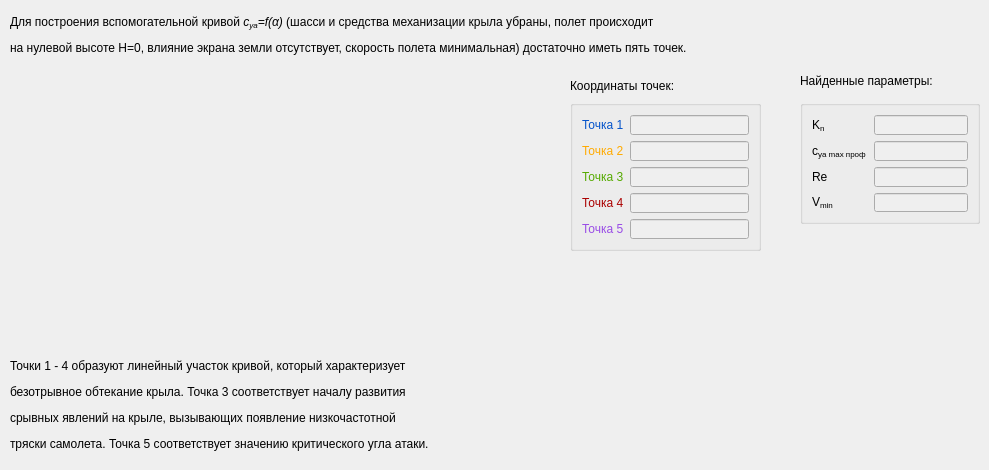
            <widget class="QWidget" name="tabHelp">
             <property name="styleSheet">
              <string notr="true">QPushButton {
background-color: #555555;
color: white;
border: none;
padding: 10px;
text-align: center;
text-decoration: none;
font-size: 14px;
}</string>
             </property>
             <attribute name="title">
              <string>Вспомогательная</string>
             </attribute>
             <widget class="QWidget" name="helpwidget" native="true">
              <property name="geometry">
               <rect>
                <x>10</x>
                <y>70</y>
                <width>541</width>
                <height>271</height>
               </rect>
              </property>
             </widget>
             <widget class="QLabel" name="label_Mkr_5">
              <property name="geometry">
               <rect>
                <x>10</x>
                <y>10</y>
                <width>821</width>
                <height>51</height>
               </rect>
              </property>
              <property name="text">
               <string>&lt;html&gt;&lt;head/&gt;&lt;body&gt;&lt;p&gt;Для построения вспомогательной кривой&lt;span style=&quot; font-style:italic;&quot;&gt; c&lt;/span&gt;&lt;span style=&quot; font-style:italic; vertical-align:sub;&quot;&gt;ya&lt;/span&gt;&lt;span style=&quot; font-style:italic;&quot;&gt;=f(α) &lt;/span&gt;(шасси и средства механизации крыла убраны, полет происходит &lt;/p&gt;&lt;p&gt;на нулевой высоте Н=0, влияние экрана земли отсутствует, скорость полета минимальная) достаточно иметь пять точек.&lt;/p&gt;&lt;/body&gt;&lt;/html&gt;</string>
              </property>
             </widget>
             <widget class="QLabel" name="label_293">
              <property name="geometry">
               <rect>
                <x>10</x>
                <y>350</y>
                <width>711</width>
                <height>111</height>
               </rect>
              </property>
              <property name="text">
               <string>&lt;html&gt;&lt;head/&gt;&lt;body&gt;&lt;p&gt;Точки 1 - 4 образуют линейный участок кривой, который характеризует&lt;/p&gt;&lt;p&gt;безотрывное обтекание крыла. Точка 3 соответствует началу развития&lt;/p&gt;&lt;p&gt;срывных явлений на крыле, вызывающих появление низкочастотной&lt;/p&gt;&lt;p&gt;тряски самолета. Точка 5 соответствует значению критического угла атаки.&lt;/p&gt;&lt;/body&gt;&lt;/html&gt;</string>
              </property>
             </widget>
             <widget class="QLabel" name="label_Mkr_2">
              <property name="geometry">
               <rect>
                <x>570</x>
                <y>70</y>
                <width>151</width>
                <height>31</height>
               </rect>
              </property>
              <property name="text">
               <string>Координаты точек:</string>
              </property>
             </widget>
             <widget class="QLabel" name="label_315">
              <property name="geometry">
               <rect>
                <x>800</x>
                <y>70</y>
                <width>161</width>
                <height>21</height>
               </rect>
              </property>
              <property name="text">
               <string>Найденные параметры:</string>
              </property>
             </widget>
             <widget class="QGroupBox" name="groupBox_18">
              <property name="geometry">
               <rect>
                <x>570</x>
                <y>100</y>
                <width>191</width>
                <height>151</height>
               </rect>
              </property>
              <property name="title">
               <string/>
              </property>
              <layout class="QGridLayout" name="gridLayout_23">
               <item row="0" column="0">
                <layout class="QGridLayout" name="gridLayout_15">
                 <item row="0" column="0">
                  <widget class="QLabel" name="label_230">
                   <property name="styleSheet">
                    <string notr="true">color: rgb(4, 83, 202);</string>
                   </property>
                   <property name="text">
                    <string>&lt;html&gt;&lt;head/&gt;&lt;body&gt;&lt;p&gt;Точка 1&lt;/p&gt;&lt;/body&gt;&lt;/html&gt;</string>
                   </property>
                  </widget>
                 </item>
                 <item row="4" column="0">
                  <widget class="QLabel" name="label_234">
                   <property name="styleSheet">
                    <string notr="true">color: rgb(153, 76, 230);</string>
                   </property>
                   <property name="text">
                    <string>Точка 5</string>
                   </property>
                  </widget>
                 </item>
                 <item row="2" column="0">
                  <widget class="QLabel" name="label_231">
                   <property name="styleSheet">
                    <string notr="true">color: rgb(85, 170, 0);</string>
                   </property>
                   <property name="text">
                    <string>&lt;html&gt;&lt;head/&gt;&lt;body&gt;&lt;p&gt;Точка 3&lt;/p&gt;&lt;/body&gt;&lt;/html&gt;</string>
                   </property>
                  </widget>
                 </item>
                 <item row="1" column="0">
                  <widget class="QLabel" name="label_232">
                   <property name="styleSheet">
                    <string notr="true">color: rgb(255, 170, 0);</string>
                   </property>
                   <property name="text">
                    <string>&lt;html&gt;&lt;head/&gt;&lt;body&gt;&lt;p&gt;Точка 2&lt;/p&gt;&lt;/body&gt;&lt;/html&gt;</string>
                   </property>
                  </widget>
                 </item>
                 <item row="3" column="0">
                  <widget class="QLabel" name="label_233">
                   <property name="styleSheet">
                    <string notr="true">color: rgb(170, 0, 0);</string>
                   </property>
                   <property name="text">
                    <string>Точка 4</string>
                   </property>
                  </widget>
                 </item>
                 <item row="0" column="1">
                  <widget class="QLineEdit" name="la_1_help">
                   <property name="enabled">
                    <bool>false</bool>
                   </property>
                  </widget>
                 </item>
                 <item row="1" column="1">
                  <widget class="QLineEdit" name="la_2_help">
                   <property name="enabled">
                    <bool>false</bool>
                   </property>
                  </widget>
                 </item>
                 <item row="2" column="1">
                  <widget class="QLineEdit" name="la_3_help">
                   <property name="enabled">
                    <bool>false</bool>
                   </property>
                  </widget>
                 </item>
                 <item row="3" column="1">
                  <widget class="QLineEdit" name="la_4_help">
                   <property name="enabled">
                    <bool>false</bool>
                   </property>
                  </widget>
                 </item>
                 <item row="4" column="1">
                  <widget class="QLineEdit" name="la_5_help">
                   <property name="enabled">
                    <bool>false</bool>
                   </property>
                  </widget>
                 </item>
                </layout>
               </item>
              </layout>
             </widget>
             <widget class="QGroupBox" name="groupBox_20">
              <property name="geometry">
               <rect>
                <x>800</x>
                <y>100</y>
                <width>180</width>
                <height>124</height>
               </rect>
              </property>
              <property name="title">
               <string/>
              </property>
              <layout class="QGridLayout" name="gridLayout_24">
               <item row="0" column="0">
                <layout class="QGridLayout" name="gridLayout_16">
                 <item row="2" column="0">
                  <widget class="QLabel" name="label_241">
                   <property name="toolTip">
                    <string extracomment="lm;m;l">Число Рейнольдса</string>
                   </property>
                   <property name="text">
                    <string>&lt;html&gt;&lt;head/&gt;&lt;body&gt;&lt;p&gt;Re &lt;/p&gt;&lt;/body&gt;&lt;/html&gt;</string>
                   </property>
                  </widget>
                 </item>
                 <item row="1" column="0">
                  <widget class="QLabel" name="label_242">
                   <property name="toolTip">
                    <string>Максимальный коэффициент подъемной силы профиля</string>
                   </property>
                   <property name="text">
                    <string>&lt;html&gt;&lt;head/&gt;&lt;body&gt;&lt;p&gt;c&lt;span style=&quot; vertical-align:sub;&quot;&gt;ya max проф &lt;/span&gt;&lt;/p&gt;&lt;/body&gt;&lt;/html&gt;</string>
                   </property>
                  </widget>
                 </item>
                 <item row="0" column="0">
                  <widget class="QLabel" name="label_240">
                   <property name="toolTip">
                    <string>Коэффициент, учитывающий сужение крыла</string>
                   </property>
                   <property name="text">
                    <string>&lt;html&gt;&lt;head/&gt;&lt;body&gt;&lt;p&gt;K&lt;span style=&quot; vertical-align:sub;&quot;&gt;n &lt;/span&gt;&lt;/p&gt;&lt;/body&gt;&lt;/html&gt;</string>
                   </property>
                  </widget>
                 </item>
                 <item row="3" column="0">
                  <widget class="QLabel" name="la111">
                   <property name="toolTip">
                    <string>Минимальная скорость горизонтального полета</string>
                   </property>
                   <property name="text">
                    <string>&lt;html&gt;&lt;head/&gt;&lt;body&gt;&lt;p&gt;V&lt;span style=&quot; vertical-align:sub;&quot;&gt;min &lt;/span&gt;&lt;/p&gt;&lt;/body&gt;&lt;/html&gt;</string>
                   </property>
                  </widget>
                 </item>
                 <item row="0" column="1">
                  <widget class="QLineEdit" name="la_Kn_help">
                   <property name="enabled">
                    <bool>false</bool>
                   </property>
                  </widget>
                 </item>
                 <item row="1" column="1">
                  <widget class="QLineEdit" name="la_Cyamaxprof_help">
                   <property name="enabled">
                    <bool>false</bool>
                   </property>
                  </widget>
                 </item>
                 <item row="2" column="1">
                  <widget class="QLineEdit" name="la_Re_help">
                   <property name="enabled">
                    <bool>false</bool>
                   </property>
                  </widget>
                 </item>
                 <item row="3" column="1">
                  <widget class="QLineEdit" name="la_Vmin_help">
                   <property name="enabled">
                    <bool>false</bool>
                   </property>
                  </widget>
                 </item>
                </layout>
               </item>
              </layout>
             </widget>
            </widget>
